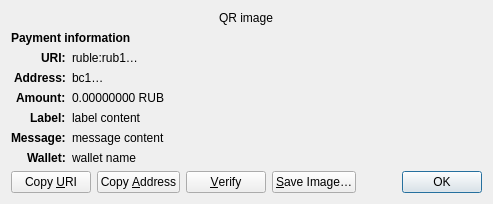
<?xml version="1.0" encoding="UTF-8"?>
<ui version="4.0">
 <class>ReceiveRequestDialog</class>
 <widget class="QDialog" name="ReceiveRequestDialog">
  <property name="geometry">
   <rect>
    <x>0</x>
    <y>0</y>
    <width>413</width>
    <height>229</height>
   </rect>
  </property>
  <property name="windowTitle">
   <string>Request payment to …</string>
  </property>
  <layout class="QGridLayout" name="gridLayout" columnstretch="0,1">
   <property name="sizeConstraint">
    <enum>QLayout::SetFixedSize</enum>
   </property>
   <item row="0" column="0" colspan="2" alignment="Qt::AlignHCenter">
    <widget class="QRImageWidget" name="qr_code">
     <property name="text">
      <string notr="true">QR image</string>
     </property>
     <property name="textInteractionFlags">
      <set>Qt::NoTextInteraction</set>
     </property>
    </widget>
   </item>
   <item row="1" column="0" colspan="2">
    <widget class="QLabel" name="payment_header">
     <property name="font">
      <font>
       <weight>75</weight>
       <bold>true</bold>
      </font>
     </property>
     <property name="text">
      <string>Payment information</string>
     </property>
     <property name="textInteractionFlags">
      <set>Qt::NoTextInteraction</set>
     </property>
    </widget>
   </item>
   <item row="2" column="0" alignment="Qt::AlignRight|Qt::AlignTop">
    <widget class="QLabel" name="uri_tag">
     <property name="font">
      <font>
       <weight>75</weight>
       <bold>true</bold>
      </font>
     </property>
     <property name="text">
      <string notr="true">URI:</string>
     </property>
     <property name="textFormat">
      <enum>Qt::PlainText</enum>
     </property>
     <property name="textInteractionFlags">
      <set>Qt::NoTextInteraction</set>
     </property>
    </widget>
   </item>
   <item row="2" column="1" alignment="Qt::AlignTop">
    <widget class="QLabel" name="uri_content">
     <property name="text">
      <string notr="true">ruble:rub1…</string>
     </property>
     <property name="textFormat">
      <enum>Qt::RichText</enum>
     </property>
     <property name="wordWrap">
      <bool>true</bool>
     </property>
     <property name="textInteractionFlags">
      <set>Qt::TextSelectableByMouse</set>
     </property>
    </widget>
   </item>
   <item row="3" column="0" alignment="Qt::AlignRight|Qt::AlignTop">
    <widget class="QLabel" name="address_tag">
     <property name="font">
      <font>
       <weight>75</weight>
       <bold>true</bold>
      </font>
     </property>
     <property name="text">
      <string>Address:</string>
     </property>
     <property name="textInteractionFlags">
      <set>Qt::NoTextInteraction</set>
     </property>
    </widget>
   </item>
   <item row="3" column="1" alignment="Qt::AlignTop">
    <widget class="QLabel" name="address_content">
     <property name="text">
      <string notr="true">bc1…</string>
     </property>
     <property name="textFormat">
      <enum>Qt::PlainText</enum>
     </property>
     <property name="textInteractionFlags">
      <set>Qt::TextSelectableByMouse</set>
     </property>
    </widget>
   </item>
   <item row="4" column="0" alignment="Qt::AlignRight|Qt::AlignTop">
    <widget class="QLabel" name="amount_tag">
     <property name="font">
      <font>
       <weight>75</weight>
       <bold>true</bold>
      </font>
     </property>
     <property name="text">
      <string>Amount:</string>
     </property>
     <property name="textInteractionFlags">
      <set>Qt::NoTextInteraction</set>
     </property>
    </widget>
   </item>
   <item row="4" column="1" alignment="Qt::AlignTop">
    <widget class="QLabel" name="amount_content">
     <property name="text">
      <string notr="true">0.00000000 RUB</string>
     </property>
     <property name="textFormat">
      <enum>Qt::PlainText</enum>
     </property>
     <property name="textInteractionFlags">
      <set>Qt::TextSelectableByMouse</set>
     </property>
    </widget>
   </item>
   <item row="5" column="0" alignment="Qt::AlignRight|Qt::AlignTop">
    <widget class="QLabel" name="label_tag">
     <property name="font">
      <font>
       <weight>75</weight>
       <bold>true</bold>
      </font>
     </property>
     <property name="text">
      <string>Label:</string>
     </property>
     <property name="textInteractionFlags">
      <set>Qt::NoTextInteraction</set>
     </property>
    </widget>
   </item>
   <item row="5" column="1" alignment="Qt::AlignTop">
    <widget class="QLabel" name="label_content">
     <property name="text">
      <string notr="true">label content</string>
     </property>
     <property name="textFormat">
      <enum>Qt::PlainText</enum>
     </property>
     <property name="wordWrap">
      <bool>true</bool>
     </property>
     <property name="textInteractionFlags">
      <set>Qt::TextSelectableByMouse</set>
     </property>
    </widget>
   </item>
   <item row="6" column="0" alignment="Qt::AlignRight|Qt::AlignTop">
    <widget class="QLabel" name="message_tag">
     <property name="font">
      <font>
       <weight>75</weight>
       <bold>true</bold>
      </font>
     </property>
     <property name="text">
      <string>Message:</string>
     </property>
     <property name="textInteractionFlags">
      <set>Qt::NoTextInteraction</set>
     </property>
    </widget>
   </item>
   <item row="6" column="1" alignment="Qt::AlignTop">
    <widget class="QLabel" name="message_content">
     <property name="text">
      <string notr="true">message content</string>
     </property>
     <property name="textFormat">
      <enum>Qt::PlainText</enum>
     </property>
     <property name="wordWrap">
      <bool>true</bool>
     </property>
     <property name="textInteractionFlags">
      <set>Qt::TextSelectableByMouse</set>
     </property>
    </widget>
   </item>
   <item row="7" column="0" alignment="Qt::AlignRight|Qt::AlignTop">
    <widget class="QLabel" name="wallet_tag">
     <property name="font">
      <font>
       <weight>75</weight>
       <bold>true</bold>
      </font>
     </property>
     <property name="text">
      <string>Wallet:</string>
     </property>
     <property name="textInteractionFlags">
      <set>Qt::NoTextInteraction</set>
     </property>
    </widget>
   </item>
   <item row="7" column="1" alignment="Qt::AlignTop">
    <widget class="QLabel" name="wallet_content">
     <property name="text">
      <string notr="true">wallet name</string>
     </property>
     <property name="textFormat">
      <enum>Qt::PlainText</enum>
     </property>
     <property name="wordWrap">
      <bool>true</bool>
     </property>
     <property name="textInteractionFlags">
      <set>Qt::TextSelectableByMouse</set>
     </property>
    </widget>
   </item>
   <item row="8" column="0" colspan="2">
    <layout class="QHBoxLayout" name="horizontalLayout">
     <item>
      <widget class="QPushButton" name="btnCopyURI">
       <property name="text">
        <string>Copy &amp;URI</string>
       </property>
       <property name="autoDefault">
        <bool>false</bool>
       </property>
      </widget>
     </item>
     <item>
      <widget class="QPushButton" name="btnCopyAddress">
       <property name="text">
        <string>Copy &amp;Address</string>
       </property>
       <property name="autoDefault">
        <bool>false</bool>
       </property>
      </widget>
     </item>
     <item>
      <widget class="QPushButton" name="btnVerify">
       <property name="text">
        <string>&amp;Verify</string>
       </property>
       <property name="toolTip">
        <string>Verify this address on e.g. a hardware wallet screen</string>
       </property>
       <property name="autoDefault">
        <bool>false</bool>
       </property>
      </widget>
     </item>
     <item>
      <widget class="QPushButton" name="btnSaveAs">
       <property name="text">
        <string>&amp;Save Image…</string>
       </property>
       <property name="autoDefault">
        <bool>false</bool>
       </property>
      </widget>
     </item>
     <item>
      <spacer name="horizontalSpacer_2">
       <property name="orientation">
        <enum>Qt::Horizontal</enum>
       </property>
       <property name="sizeHint" stdset="0">
        <size>
         <width>40</width>
         <height>20</height>
        </size>
       </property>
      </spacer>
     </item>
     <item>
      <widget class="QDialogButtonBox" name="buttonBox">
       <property name="focusPolicy">
        <enum>Qt::StrongFocus</enum>
       </property>
       <property name="standardButtons">
        <set>QDialogButtonBox::Ok</set>
       </property>
      </widget>
     </item>
    </layout>
   </item>
  </layout>
 </widget>
 <customwidgets>
  <customwidget>
   <class>QRImageWidget</class>
   <extends>QLabel</extends>
   <header>qt/qrimagewidget.h</header>
  </customwidget>
 </customwidgets>
 <tabstops>
  <tabstop>buttonBox</tabstop>
  <tabstop>btnCopyURI</tabstop>
  <tabstop>btnCopyAddress</tabstop>
  <tabstop>btnSaveAs</tabstop>
 </tabstops>
 <resources/>
 <connections>
  <connection>
   <sender>buttonBox</sender>
   <signal>accepted()</signal>
   <receiver>ReceiveRequestDialog</receiver>
   <slot>accept()</slot>
   <hints>
    <hint type="sourcelabel">
     <x>135</x>
     <y>230</y>
    </hint>
    <hint type="destinationlabel">
     <x>135</x>
     <y>126</y>
    </hint>
   </hints>
  </connection>
 </connections>
</ui>
